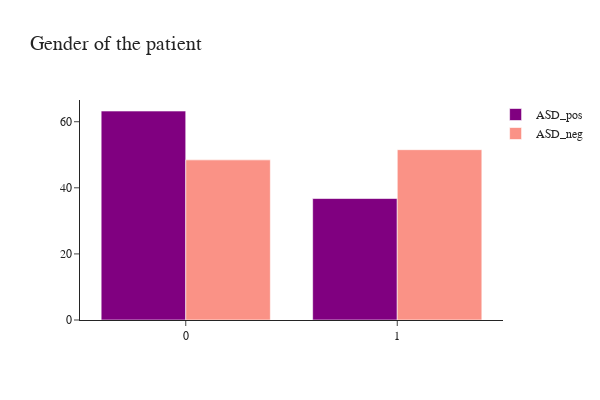

Source (notebook cell):
### Markdown cell above
### Gender distribution is fairly balanced. 52% are Females (f) and the remaining 48% are males (m)
### 63% of ASD_positive are females.

### Code cell
fig = go.Figure()
fig.add_trace(go.Histogram(x=ASD_pos['gender'],histnorm='percent',
              name='ASD_pos', marker_color = 'purple'),
              )
fig.add_trace(go.Histogram(x=ASD_neg['gender'],histnorm='percent',
              name='ASD_neg', marker_color = 'salmon', opacity=0.85),
             )  

fig.update_layout(title="Gender of the patient", 
                  font_family="San Serif",
                  titlefont={'size': 20},
                  template='simple_white',
                  width=600, 
                  height=400,
                  legend=dict(
                  orientation="v", y=1, yanchor="top", x=1.20, xanchor="right" )                 
                 ).update_xaxes(categoryorder='total descending')
fig.show()

### Figure 1 — Plotly figure (JSON) as saved in the notebook; plotly's stock layout.template omitted (floating-point values rounded to 4 significant figures; data arrays with more than 128 entries replaced by an {"elided": "..."} marker saying what was removed)
{"data": [{"histnorm": "percent", "marker": {"color": "purple"}, "name": "ASD_pos", "type": "histogram", "x": {"elided": "185 int values"}}, {"histnorm": "percent", "marker": {"color": "salmon"}, "name": "ASD_neg", "opacity": 0.85, "type": "histogram", "x": {"elided": "615 int values"}}], "layout": {"font": {"family": "San Serif"}, "height": 400, "legend": {"orientation": "v", "x": 1.2, "xanchor": "right", "y": 1, "yanchor": "top"}, "title": {"font": {"size": 20}, "text": "Gender of the patient"}, "width": 600, "xaxis": {"autorange": true, "categoryorder": "total descending", "range": [-0.5, 1.5], "type": "linear"}, "yaxis": {"autorange": true, "range": [0, 66.57]}}}
